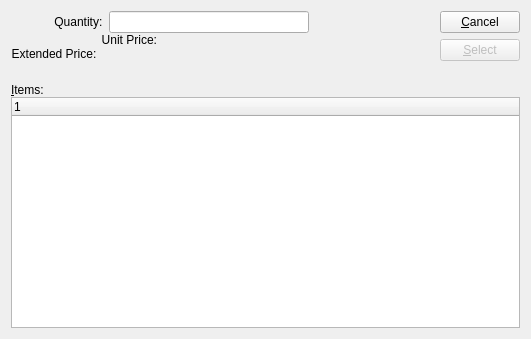
<?xml version="1.0" encoding="UTF-8"?>
<ui version="4.0">
  <author></author>
 <comment>This file is part of the xTuple ERP: PostBooks Edition, a free and
open source Enterprise Resource Planning software suite,
Copyright (c) 1999-2011 by OpenMFG LLC, d/b/a xTuple.
It is licensed to you under the Common Public Attribution License
version 1.0, the full text of which (including xTuple-specific Exhibits)
is available at www.xtuple.com/CPAL.  By using this software, you agree
to be bound by its terms.</comment>
 <class>vendorPriceList</class>
 <widget class="QDialog" name="vendorPriceList">
  <property name="geometry">
   <rect>
    <x>0</x>
    <y>0</y>
    <width>531</width>
    <height>339</height>
   </rect>
  </property>
  <property name="sizePolicy">
   <sizepolicy hsizetype="Preferred" vsizetype="Preferred">
    <horstretch>0</horstretch>
    <verstretch>0</verstretch>
   </sizepolicy>
  </property>
  <property name="windowTitle">
   <string>Price List</string>
  </property>
  <layout class="QVBoxLayout">
   <item>
    <layout class="QHBoxLayout">
     <item>
      <layout class="QVBoxLayout">
       <property name="spacing">
        <number>0</number>
       </property>
       <item>
        <layout class="QHBoxLayout">
         <property name="spacing">
          <number>0</number>
         </property>
         <property name="margin">
          <number>0</number>
         </property>
         <item>
          <widget class="QLabel" name="_qtyLit">
           <property name="text">
            <string>             Quantity:  </string>
           </property>
           <property name="alignment">
            <set>Qt::AlignRight|Qt::AlignTrailing|Qt::AlignVCenter</set>
           </property>
           <property name="buddy">
            <cstring>_qty</cstring>
           </property>
          </widget>
         </item>
         <item>
          <widget class="XLineEdit" name="_qty">
           <property name="sizePolicy">
            <sizepolicy hsizetype="MinimumExpanding" vsizetype="Fixed">
             <horstretch>0</horstretch>
             <verstretch>0</verstretch>
            </sizepolicy>
           </property>
           <property name="minimumSize">
            <size>
             <width>200</width>
             <height>0</height>
            </size>
           </property>
           <property name="maximumSize">
            <size>
             <width>300</width>
             <height>16777215</height>
            </size>
           </property>
          </widget>
         </item>
        </layout>
       </item>
       <item>
        <layout class="QHBoxLayout">
         <item>
          <widget class="QLabel" name="_unitPriceLit">
           <property name="text">
            <string>          Unit Price:</string>
           </property>
           <property name="alignment">
            <set>Qt::AlignRight|Qt::AlignTrailing|Qt::AlignVCenter</set>
           </property>
           <property name="buddy">
            <cstring>_unitPrice</cstring>
           </property>
          </widget>
         </item>
         <item>
          <widget class="CurrCluster" name="_unitPrice">
           <property name="maximumSize">
            <size>
             <width>300</width>
             <height>32767</height>
            </size>
           </property>
           <property name="format">
            <enum>CurrDisplay::Cost</enum>
           </property>
           <property name="baseVisible">
            <bool>true</bool>
           </property>
           <property name="currencyEditable" stdset="0">
            <bool>false</bool>
           </property>
           <property name="enabled">
            <bool>false</bool>
           </property>
          </widget>
         </item>
        </layout>
       </item>
       <item>
        <layout class="QHBoxLayout">
         <property name="spacing">
          <number>0</number>
         </property>
         <item>
          <widget class="QLabel" name="_extendedPriceLit">
           <property name="text">
            <string>Extended Price:  </string>
           </property>
           <property name="alignment">
            <set>Qt::AlignRight|Qt::AlignTrailing|Qt::AlignVCenter</set>
           </property>
          </widget>
         </item>
         <item>
          <widget class="CurrCluster" name="_extendedPrice">
           <property name="sizePolicy">
            <sizepolicy hsizetype="MinimumExpanding" vsizetype="Preferred">
             <horstretch>0</horstretch>
             <verstretch>0</verstretch>
            </sizepolicy>
           </property>
           <property name="maximumSize">
            <size>
             <width>300</width>
             <height>32767</height>
            </size>
           </property>
           <property name="format">
            <enum>CurrDisplay::ExtPrice</enum>
           </property>
           <property name="localControl">
            <bool>false</bool>
           </property>
           <property name="currencyVisible">
            <bool>true</bool>
           </property>
           <property name="enabled">
            <bool>false</bool>
           </property>
          </widget>
         </item>
        </layout>
       </item>
       <item>
        <spacer>
         <property name="orientation">
          <enum>Qt::Vertical</enum>
         </property>
         <property name="sizeType">
          <enum>QSizePolicy::MinimumExpanding</enum>
         </property>
         <property name="sizeHint" stdset="0">
          <size>
           <width>207</width>
           <height>16</height>
          </size>
         </property>
        </spacer>
       </item>
      </layout>
     </item>
     <item>
      <spacer>
       <property name="orientation">
        <enum>Qt::Horizontal</enum>
       </property>
       <property name="sizeType">
        <enum>QSizePolicy::Expanding</enum>
       </property>
       <property name="sizeHint" stdset="0">
        <size>
         <width>207</width>
         <height>16</height>
        </size>
       </property>
      </spacer>
     </item>
     <item>
      <layout class="QVBoxLayout">
       <property name="spacing">
        <number>6</number>
       </property>
       <property name="margin">
        <number>0</number>
       </property>
       <item>
        <widget class="QPushButton" name="_close">
         <property name="text">
          <string>&amp;Cancel</string>
         </property>
        </widget>
       </item>
       <item>
        <widget class="QPushButton" name="_select">
         <property name="enabled">
          <bool>false</bool>
         </property>
         <property name="text">
          <string>&amp;Select</string>
         </property>
         <property name="autoDefault">
          <bool>true</bool>
         </property>
         <property name="default">
          <bool>true</bool>
         </property>
        </widget>
       </item>
       <item>
        <spacer>
         <property name="orientation">
          <enum>Qt::Vertical</enum>
         </property>
         <property name="sizeType">
          <enum>QSizePolicy::MinimumExpanding</enum>
         </property>
         <property name="sizeHint" stdset="0">
          <size>
           <width>0</width>
           <height>0</height>
          </size>
         </property>
        </spacer>
       </item>
      </layout>
     </item>
    </layout>
   </item>
   <item>
    <widget class="QFrame" name="frame">
     <property name="sizePolicy">
      <sizepolicy hsizetype="Preferred" vsizetype="Expanding">
       <horstretch>0</horstretch>
       <verstretch>1</verstretch>
      </sizepolicy>
     </property>
     <property name="frameShape">
      <enum>QFrame::NoFrame</enum>
     </property>
     <property name="frameShadow">
      <enum>QFrame::Plain</enum>
     </property>
     <layout class="QVBoxLayout">
      <property name="spacing">
       <number>0</number>
      </property>
      <property name="margin">
       <number>0</number>
      </property>
      <item>
       <widget class="QLabel" name="_pricesLit">
        <property name="sizePolicy">
         <sizepolicy hsizetype="Preferred" vsizetype="Preferred">
          <horstretch>0</horstretch>
          <verstretch>0</verstretch>
         </sizepolicy>
        </property>
        <property name="minimumSize">
         <size>
          <width>0</width>
          <height>0</height>
         </size>
        </property>
        <property name="text">
         <string>&amp;Items:</string>
        </property>
        <property name="buddy">
         <cstring>_price</cstring>
        </property>
       </widget>
      </item>
      <item>
       <widget class="XTreeWidget" name="_price">
        <property name="sizePolicy">
         <sizepolicy hsizetype="Expanding" vsizetype="Expanding">
          <horstretch>0</horstretch>
          <verstretch>0</verstretch>
         </sizepolicy>
        </property>
        <property name="minimumSize">
         <size>
          <width>0</width>
          <height>100</height>
         </size>
        </property>
       </widget>
      </item>
     </layout>
    </widget>
   </item>
  </layout>
 </widget>
 <layoutdefault spacing="6" margin="11"/>
 <pixmapfunction>qPixmapFromMimeSource</pixmapfunction>
 <customwidgets>
  <customwidget>
   <class>CurrCluster</class>
   <extends>CurrDisplay</extends>
   <header>currcluster.h</header>
  </customwidget>
  <customwidget>
   <class>CurrDisplay</class>
   <extends>QWidget</extends>
   <header>currcluster.h</header>
  </customwidget>
  <customwidget>
   <class>XLineEdit</class>
   <extends>QLineEdit</extends>
   <header>xlineedit.h</header>
  </customwidget>
  <customwidget>
   <class>XTreeWidget</class>
   <extends>QTreeWidget</extends>
   <header>xtreewidget.h</header>
  </customwidget>
 </customwidgets>
 <tabstops>
  <tabstop>_qty</tabstop>
  <tabstop>_price</tabstop>
  <tabstop>_select</tabstop>
  <tabstop>_close</tabstop>
 </tabstops>
 <resources/>
 <connections>
  <connection>
   <sender>_price</sender>
   <signal>itemSelected(int)</signal>
   <receiver>_select</receiver>
   <slot>animateClick()</slot>
   <hints>
    <hint type="sourcelabel">
     <x>29</x>
     <y>212</y>
    </hint>
    <hint type="destinationlabel">
     <x>479</x>
     <y>66</y>
    </hint>
   </hints>
  </connection>
  <connection>
   <sender>_price</sender>
   <signal>valid(bool)</signal>
   <receiver>_select</receiver>
   <slot>setEnabled(bool)</slot>
   <hints>
    <hint type="sourcelabel">
     <x>29</x>
     <y>212</y>
    </hint>
    <hint type="destinationlabel">
     <x>479</x>
     <y>66</y>
    </hint>
   </hints>
  </connection>
 </connections>
</ui>
